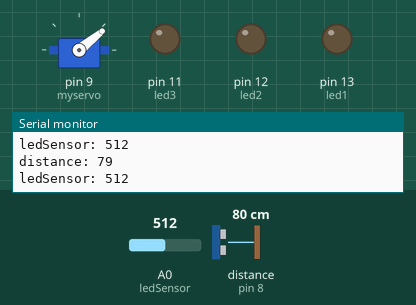
Simulated run of this sketch. Board: Arduino Uno, built with avr-gcc and run on an emulated ATmega328P. Parts: servo, output pins drawn as LEDs (lit = HIGH), the last lines printed to the serial monitor. Wiring (inferred from the names in the program): ultrasonic range finder: trigger pin 10; echo pin 8. The test bench sets the inputs (shaded band); at power-on: A0 (ledSensor) = 512, distance to the obstacle (sensor on pin 8) 80 cm. The echo pulse lasts 58.3 µs per cm; pins used as bus, display or sensor lines are not drawn.

Above: at 1.2 s.
1.3 s: A0 (ledSensor) set to 408
4.3 s: A0 (ledSensor) set to 393
At 5.57 s:
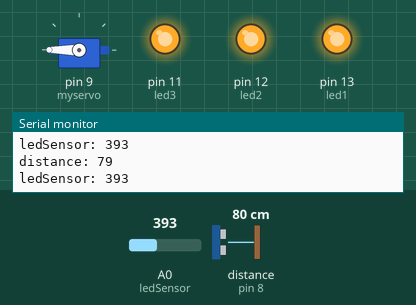
7.3 s: A0 (ledSensor) set to 410
At 8.4 s:
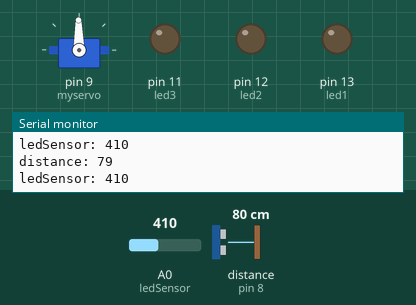
10.3 s: A0 (ledSensor) set to 0
At 11.16 s:
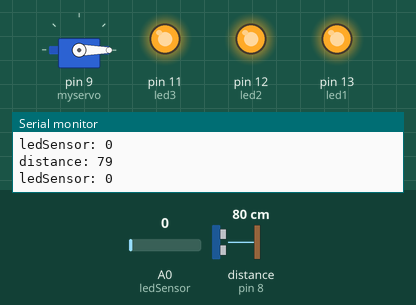
13.3 s: A0 (ledSensor) set to 511
At 14.4 s:
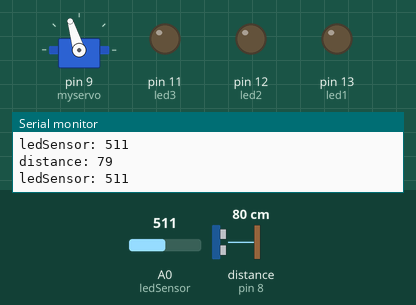
16.3 s: distance to the obstacle (sensor on pin 8) set to 120 cm
Timing chart, 0 to 20.3 s (numbered marks = the images above; inputs shaded):
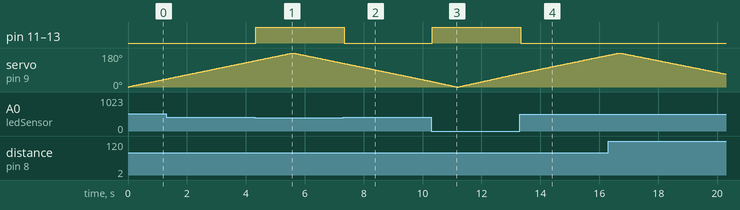

Measured:
- the behaviour switches between 401 and 400 on A0 (ledSensor) (found by bisection; images 0 and 1)
- after the input at 4.3 s, pin 11 (led3), pin 12 (led2), pin 13 (led1): LOW → HIGH at once
- after the input at 7.3 s, pin 11 (led3), pin 12 (led2), pin 13 (led1): HIGH → LOW at once
- after the input at 10.3 s, pin 11 (led3), pin 12 (led2), pin 13 (led1): LOW → HIGH at once
- after the input at 13.3 s, pin 11 (led3), pin 12 (led2), pin 13 (led1): HIGH → LOW at once
- by itself, servo on pin 9 (myservo): rises from 168° to 180° in 0.35 s, then falls to 69° in 3.6 s

The sketch:

night_light_automation_system1.ino
```cpp
#include <Servo.h>
Servo myservo; // Create servo object to control a servo
int pos = 0;   // Variable to store the servo position
int led1 = 13; // LED connected to digital pin 13
int led2 = 12; // LED connected to digital pin 12
int led3 = 11; // LED connected to digital pin 11
int ledSensor = A0; // LDR connected to analog pin A0
int sensorValue = 0;
int trig = 10; // Ultrasonic's trigger pin connected to digital pin 10
int echo = 8; // Ultrasonic's echo pin connected to digital pin 10
long duration;
long distance;

void setup()
{
  pinMode(led1, OUTPUT); // Set led1 as output
  pinMode(led2, OUTPUT); // Set led2 as output
  pinMode(led3, OUTPUT); // Set led3 as output
  pinMode(ledSensor, INPUT); // Set ledSensor as input
  pinMode(trig, OUTPUT); // Set trig as output
  pinMode(echo, INPUT);  // Set echo as input
  myservo.attach(9); // Attach the servo on pin 9
  Serial.begin(9600);
}

void check()
{
  sensorValue = analogRead(ledSensor); //Store intensity of illumination using LDR as a sensor
  digitalWrite(trig, LOW);  // Make sure that there are no ultrasonic signals  out of  the sensor
  delayMicroseconds(2);
  digitalWrite(trig, HIGH); // Issuing some waves for a 10 microseconds
  delayMicroseconds(10);
  digitalWrite(trig, LOW); // Stop waves
  duration = pulseIn(echo, HIGH); // Calculate how long the waves have taken to return
  distance = (duration/2) / 29.1; // Calculate distanse in centimeters

  // Check if someone enters the room at night to turn on LEDs
  Serial.print("ledSensor: ");
  Serial.println(sensorValue);
  Serial.print("distance: ");
  Serial.println(distance);
  if(sensorValue <= 400 && distance < 300) //you are free to change 300cm
  {
    digitalWrite(led1, HIGH);
    digitalWrite(led2, HIGH);
    digitalWrite(led3, HIGH);
  }
  else
  {
    digitalWrite(led1, LOW);
    digitalWrite(led2, LOW);
    digitalWrite(led3, LOW);
  }

}
// Start
void loop()
{
   // Go from 0 degrees to 180 degrees in steps of 1 degree
  for (pos = 0; pos <= 180; pos += 1)
       {
        myservo.write(pos); // Tell servo to go to position in variable "pos"
        check();
        delay(15); // Waits 15ms
       }
   // Go from 180 degrees to 0 degrees in steps of 1 degree
    for (pos = 180; pos >= 0; pos -= 1)
       {
        myservo.write(pos);
        check();
        delay(15);
       }

}
```
